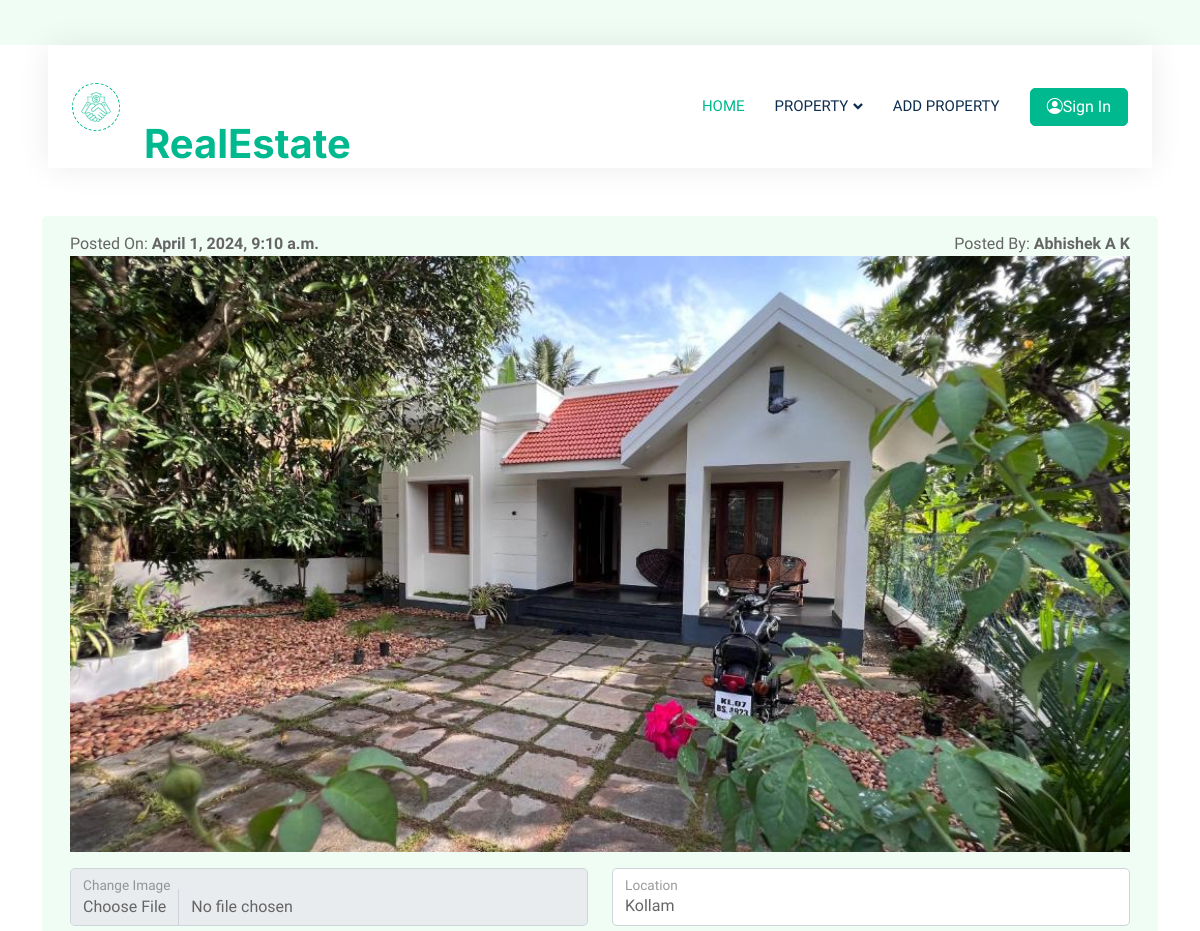
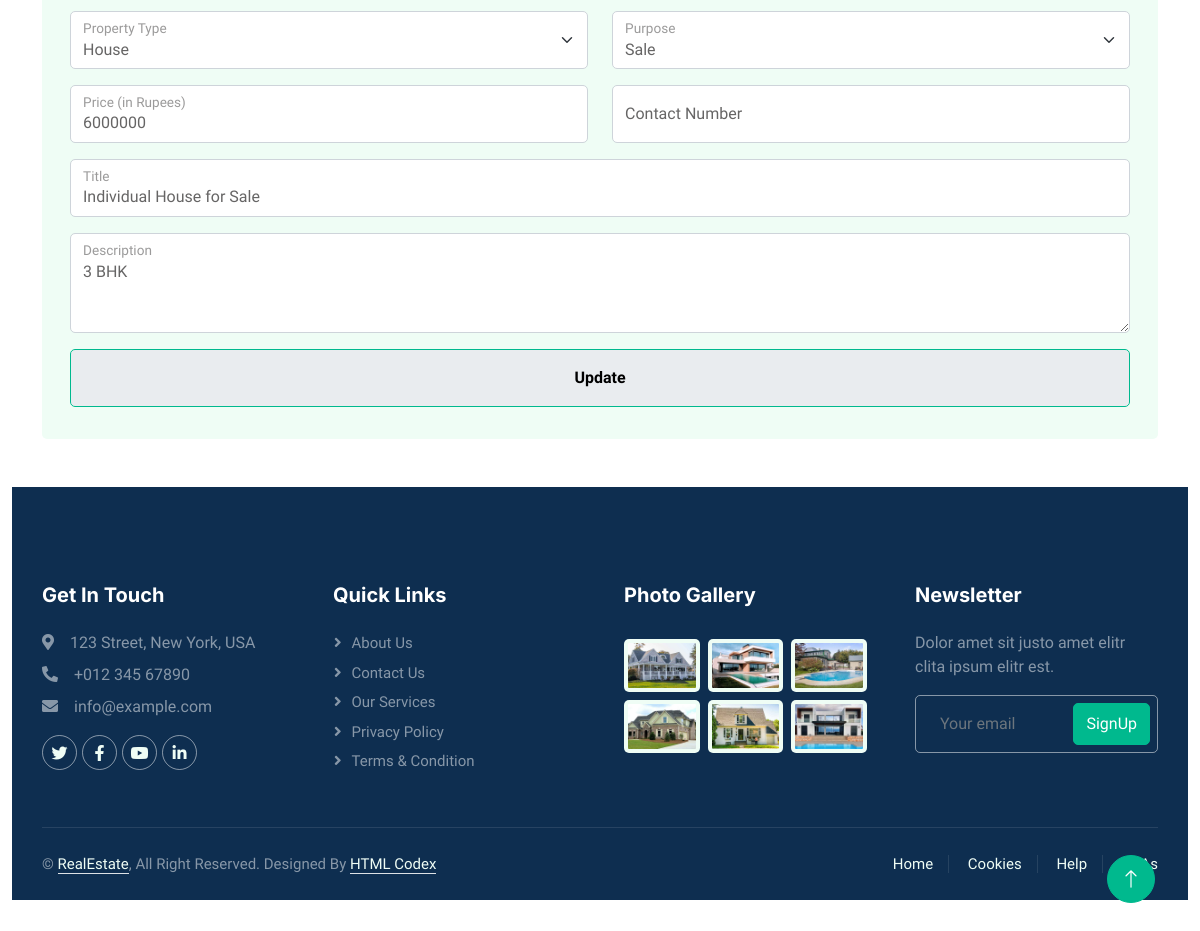
The app's page /edit_post/11/ with its own data (2 pictures, top to bottom).
### REApp/models.py (models this page shows)
class PropertyDB(models.Model):
    PropertyId = models.AutoField(primary_key=True)
    Image = models.ImageField(upload_to="PropertyImage", null=True, blank=True)
    PDF = models.FileField(upload_to="PropertyPDF", null=True, blank=True)  # Add this field
    Purpose = models.CharField(max_length=20, null=True, blank=True)
    Type = models.CharField(max_length=20, null=True, blank=True)
    Title = models.CharField(max_length=50, null=True, blank=True)
    Description = models.CharField(max_length=500, null=True, blank=True)
    Price = models.IntegerField(default=0)
    Location = models.CharField(max_length=50, null=True, blank=True)
    Phone = models.PositiveBigIntegerField(null=True, blank=True)
    UserId = models.ForeignKey(RegistrationDB, on_delete=models.CASCADE)
    posted_on = models.DateTimeField(auto_now_add=True)

class RegistrationDB(models.Model):
    UserId = models.AutoField(primary_key=True)
    Name = models.CharField(max_length=50, null=False)
    Email = models.EmailField(max_length=70, null=False,default="aa")
    Password = models.CharField(max_length=20, null=False)
    Role = models.CharField(max_length=50, null=True, blank=True)
    Account_created = models.DateTimeField(auto_now_add=True)

### REApp/views.py (the view)
# urls.py: path('edit_post/<int:postId>/', views.edit_post, name="edit_post"),
def edit_post(request, postId):
    post = PropertyDB.objects.get(PropertyId=postId)
    if 'userid' in request.session:
        profile = RegistrationDB.objects.get(UserId=request.session['userid'])
        return render(request, "editPost.html", {'profile': profile, 'post': post})
    else:
        return render(request, "editPost.html", {'post': post})

### REApp/templates/editPost.html (shortened to what this page needs)
<!DOCTYPE html>
{% load static %}
<html lang="en">
<head>
    <link href="https://cdnjs.cloudflare.com/ajax/libs/font-awesome/5.10.0/css/all.min.css" rel="stylesheet">
    <link href="https://cdn.jsdelivr.net/npm/bootstrap-icons@1.4.1/font/bootstrap-icons.css" rel="stylesheet">
    <link href="{% static 'assets/lib/animate/animate.min.css' %}" rel="stylesheet">
    <link href="{% static 'assets/lib/owlcarousel/assets/owl.carousel.min.css' %}" rel="stylesheet">
    <link href="{% static 'assets/css/bootstrap.min.css' %}" rel="stylesheet">
    <link href="{% static 'assets/css/style.css' %}" rel="stylesheet">
</head>
<body>
<div class="container-xxl bg-white p-0">
    <div class="container-fluid nav-bar bg-transparent">
            <nav class="navbar navbar-expand-lg bg-white navbar-light py-0 px-4">
                <a href="index.html" class="navbar-brand d-flex align-items-center text-center">
                    <div class="icon p-2 me-2">
                        <img class="img-fluid" src="{% static 'assets/img/icon-deal.png' %}" alt="Icon" style="width: 30px; height: 30px;"  href="{% url 'home' %}">
                    </div>
                    <h1 class="m-0 text-primary"><a href="{% url 'home' %}">RealEstate</a></h1>
                </a>
                <div class="collapse navbar-collapse" id="navbarCollapse">
                    <div class="navbar-nav ms-auto">
                        <a href="{% url 'home' %}" class="nav-item nav-link active">Home</a>
                        <div class="nav-item dropdown">
                            <a href="#" class="nav-link dropdown-toggle" data-bs-toggle="dropdown">Property</a>
                        </div>
                        <a href="{% url 'add_property' %}" class="nav-item nav-link">Add Property</a>
                    </div>
                    {% if request.session.userid %}
                     <div class="nav-item dropdown">
                            <a href="#" class="nav-link dropdown-toggle" data-bs-toggle="dropdown"><i class="bi bi-person-bounding-box"></i> {{profile.Name}}</a>
                            <div class="dropdown-menu rounded-0 m-0">
                                <a href="{% url 'my_post' %}" class="dropdown-item">My Post</a>
                                <a href="{% url 'user_logout' %}" class="dropdown-item">Log Out</a>
                            </div>
                     </div>
                    {% else %}
                    <a href="{% url 'login' %}" class="btn btn-primary px-3 d-none d-lg-flex ml-1"><i class="bi bi-person-circle"></i> Sign In</a>
                    {% endif %}
                </div>
            </nav>
    </div>
    <div class="container-xxl py-5">
        <div class="container">
            <div class="bg-light rounded p-3">
                <div class="container">
                    <div class="row g-0 gx-5 mb-3">
                        <div class="col">
                            Posted On: <b>{{post.posted_on}}</b><br>
                        </div>
                        <div class="col text-end">
                            Posted By: <b>{{post.UserId.Name}}</b><br>
                        </div>
                        <img src="{{post.Image.url}}" alt="" srcset="">
                    </div>
                    <form method="post" action="{% url 'update_post' postId=post.PropertyId %}" enctype="multipart/form-data" >
                    <div class="row">
                        <div class="col">
                            <div class="form-floating mb-3">
                                <input type="file" id="Image" class="form-control" name="image" value="{{post.Image}}">
                                <label for="Image">Change Image</label>
                            </div>
                        </div>
                        <div class="col">
                            <div class="form-floating mb-3">
                                <input id="Location" type="text" class="form-control" placeholder="Location"
                                       aria-label="Location" name="location" value="{{post.Location}}" required>
                                <label for="Location">Location</label>
                            </div>
                        </div>
                    </div>
                    <div class="row">
                        <div class="col">
                            <div class="form-floating mb-3">
                                <select id="Type" class="form-select" name="type" aria-label="Default select example"  required>
                                    <option selected>{{post.Type}}</option>
                                </select>
                                <label for="Type">Property Type</label>
                            </div>
                        </div>
                        <div class="col">
                            <div class="form-floating mb-3">
                                <select id="Purpose" class="form-select" name="purpose" aria-label="Default select example" required>
                                    <option selected>{{post.Purpose}}</option>
                                </select>
                                <label for="Purpose">Purpose</label>
                            </div>
                        </div>
                    </div>
                    <div class="row">
                        <div class="col">
                            <div class="form-floating mb-3">
                                <input type="text" class="form-control" id="Price" name="price" placeholder="Price"
                                       aria-label="Price" value="{{post.Price}}" required>
                                <label for="Price">Price (in Rupees)</label>
                            </div>
                        </div>
                        <div class="col">
                            <div class="form-floating mb-3">
                                <input type="text" class="form-control" id="Contact" name="phone" placeholder="Contact" aria-label="Contact" required pattern="[0-9]{10}" title="Please enter a 10-digit number">
                                <label for="Contact">Contact Number</label>
                            </div>
                        </div>
                    </div>
                    <div class="form-floating mb-3">
                        <input type="text" class="form-control" name="title" id="Title" placeholder="Title" value="{{post.Title}}" required>
                        <label for="Title">Title</label>
                    </div>
                    <div class="form-floating mb-3">
                        <textarea style="height:100px;"  class="form-control" name="description" id="Description" rows="3" placeholder="DEWp" required>{{post.Description}}</textarea>
                        <label for="Description">Description</label>
                    </div>
                    <div class="form-floating mb-3">
                        <button style="color:black; font-weight: bold;" class="form-control btn btn-primary py-3 px-5 me-3 animated fadeIn" type="submit">Update</button>
                    </div>
                </form>
            </div>
        </div>
    </div>
    <div class="container-fluid bg-dark text-white-50 footer pt-5 mt-5 wow fadeIn" data-wow-delay="0.1s">
        <div class="container py-5">
            <div class="row g-5">
                <div class="col-lg-3 col-md-6">
                    <h5 class="text-white mb-4">Get In Touch</h5>
                    <p class="mb-2"><i class="fa fa-map-marker-alt me-3"></i>123 Street, New York, USA</p>
                    <p class="mb-2"><i class="fa fa-phone-alt me-3"></i>+012 345 67890</p>
                    <p class="mb-2"><i class="fa fa-envelope me-3"></i>info@example.com</p>
                    <div class="d-flex pt-2">
                        <a class="btn btn-outline-light btn-social" href=""><i class="fab fa-twitter"></i></a>
                        <a class="btn btn-outline-light btn-social" href=""><i class="fab fa-facebook-f"></i></a>
                        <a class="btn btn-outline-light btn-social" href=""><i class="fab fa-youtube"></i></a>
                        <a class="btn btn-outline-light btn-social" href=""><i class="fab fa-linkedin-in"></i></a>
                    </div>
                </div>
                <div class="col-lg-3 col-md-6">
                    <h5 class="text-white mb-4">Quick Links</h5>
                    <a class="btn btn-link text-white-50" href="">About Us</a>
                    <a class="btn btn-link text-white-50" href="">Contact Us</a>
                    <a class="btn btn-link text-white-50" href="">Our Services</a>
                    <a class="btn btn-link text-white-50" href="">Privacy Policy</a>
                    <a class="btn btn-link text-white-50" href="">Terms & Condition</a>
                </div>
                <div class="col-lg-3 col-md-6">
                    <h5 class="text-white mb-4">Photo Gallery</h5>
                    <div class="row g-2 pt-2">
                        <div class="col-4">
                            <img class="img-fluid rounded bg-light p-1" src="{% static 'assets/img/property-1.jpg' %}"
                                 alt="">
                        </div>
                        <div class="col-4">
                            <img class="img-fluid rounded bg-light p-1" src="{% static 'assets/img/property-2.jpg' %}"
                                 alt="">
                        </div>
                        <div class="col-4">
                            <img class="img-fluid rounded bg-light p-1" src="{% static 'assets/img/property-3.jpg' %}"
                                 alt="">
                        </div>
                        <div class="col-4">
                            <img class="img-fluid rounded bg-light p-1" src="{% static 'assets/img/property-4.jpg' %}"
                                 alt="">
                        </div>
                        <div class="col-4">
                            <img class="img-fluid rounded bg-light p-1" src="{% static 'assets/img/property-5.jpg' %}"
                                 alt="">
                        </div>
                        <div class="col-4">
                            <img class="img-fluid rounded bg-light p-1" src="{% static 'assets/img/property-6.jpg' %}"
                                 alt="">
                        </div>
                    </div>
                </div>
                <div class="col-lg-3 col-md-6">
                    <h5 class="text-white mb-4">Newsletter</h5>
                    <p>Dolor amet sit justo amet elitr clita ipsum elitr est.</p>
                    <div class="position-relative mx-auto" style="max-width: 400px;">
                        <input class="form-control bg-transparent w-100 py-3 ps-4 pe-5" type="text"
                               placeholder="Your email">
                        <button type="button" class="btn btn-primary py-2 position-absolute top-0 end-0 mt-2 me-2">
                            SignUp
                        </button>
                    </div>
                </div>
            </div>
        </div>
        <div class="container">
            <div class="copyright">
                <div class="row">
                    <div class="col-md-6 text-center text-md-start mb-3 mb-md-0">
                        &copy; <a class="border-bottom" href="{% url 'home' %}">RealEstate</a>, All Right Reserved.
                        Designed By <a class="border-bottom" href="https://htmlcodex.com">HTML Codex</a>
                    </div>
                    <div class="col-md-6 text-center text-md-end">
                        <div class="footer-menu">
                            <a href="">Home</a>
                            <a href="">Cookies</a>
                            <a href="">Help</a>
                            <a href="">FQAs</a>
                        </div>
                    </div>
                </div>
            </div>
        </div>
    </div>
    <a href="{% url 'home' %}}" class="btn btn-lg btn-primary btn-lg-square back-to-top"><i class="bi bi-arrow-up"></i></a>
</div>
</body>
</html>

### REApp/static/assets/css/style.css (style rules this page uses)
:root { --primary: #00B98E; --secondary: #FF6922; --light: #EFFDF5; --dark: #0E2E50; }
.back-to-top { position: fixed; display: none; right: 45px; bottom: 45px; z-index: 99; }
.btn { transition: .5s; }
.btn.btn-primary, .btn.btn-secondary { color: #FFFFFF; }
.btn-lg-square { width: 48px; height: 48px; }
.btn-square, .btn-sm-square, .btn-lg-square { padding: 0; display: flex; align-items: center; justify-content: center; font-weight: normal; border-radius: 50px; }
.nav-bar { position: relative; margin-top: 45px; padding: 0 3rem; transition: .5s; z-index: 9999; }
.navbar { box-shadow: 0 0 30px rgba(0, 0, 0, .08); }
.navbar .dropdown-toggle::after { border: none; content: "\f107"; font-family: "Font Awesome 5 Free"; font-weight: 900; vertical-align: middle; margin-left: 5px; transition: .5s; }
.navbar-light .navbar-nav .nav-link { margin-right: 30px; padding: 25px 0; color: #FFFFFF; font-size: 15px; text-transform: uppercase; outline: none; }
.navbar-light .navbar-nav .nav-link:hover, .navbar-light .navbar-nav .nav-link.active { color: var(--primary); }
.navbar-light .navbar-brand { height: 75px; }
.navbar-light .navbar-nav .nav-link { color: var(--dark); font-weight: 500; }
.icon { padding: 15px; display: inline-flex; align-items: center; justify-content: center; background: #FFFFFF !important; border-radius: 50px; border: 1px dashed var(--primary) !important; }
.footer .btn.btn-social { margin-right: 5px; width: 35px; height: 35px; display: flex; align-items: center; justify-content: center; color: var(--light); border: 1px solid rgba(255,255,255,0.5); border-radius: 35px; transition: .3s; }
.footer .btn.btn-link { display: block; margin-bottom: 5px; padding: 0; text-align: left; font-size: 15px; font-weight: normal; text-transform: capitalize; transition: .3s; }
.footer .btn.btn-link::before { position: relative; content: "\f105"; font-family: "Font Awesome 5 Free"; font-weight: 900; margin-right: 10px; }
.footer .form-control { border-color: rgba(255,255,255,0.5); }
.footer .copyright { padding: 25px 0; font-size: 15px; border-top: 1px solid rgba(256, 256, 256, .1); }
.footer .copyright a { color: var(--light); }
.footer .footer-menu a { margin-right: 15px; padding-right: 15px; border-right: 1px solid rgba(255, 255, 255, .1); }
.footer .footer-menu a:last-child { margin-right: 0; padding-right: 0; border-right: none; }

### records on screen
PropertyDB: posted_on "April 1, 2024, 9:10 a.m.", UserId.Name "Abhishek A K", Image (picture), location "Kollam", type "House", purpose "Sale", price "6000000", title "Individual House for Sale", description "3 BHK"
